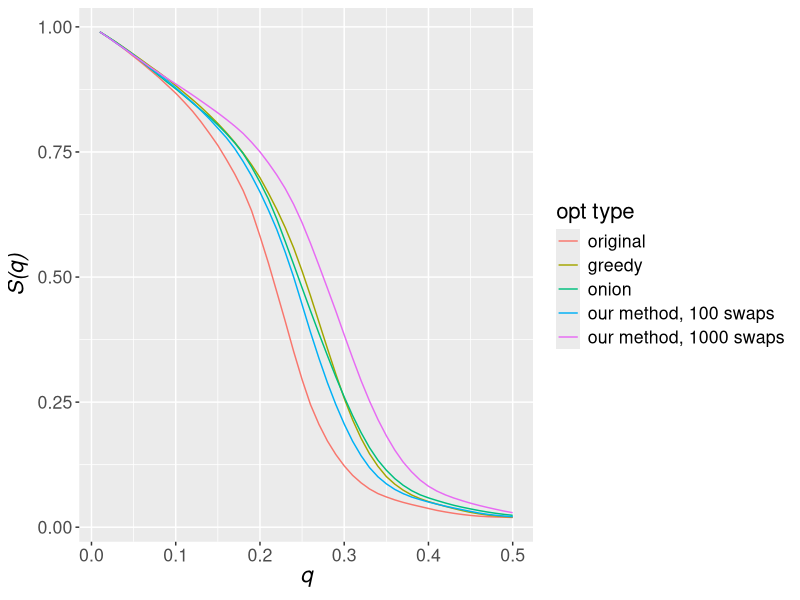

This chart was generated by the following R code:
library(reshape2)
library(ggplot2)

# reading and formatting csv for ggplot
data = read.csv('result.csv')[1:50,]
xcol = head(colnames(data), n=1)
ycol = tail(colnames(data), n=-1)
data <- melt(data, id.vars = xcol, measure.vars = ycol, na.rm=TRUE)

# ggplot
ggplot(data, aes(x=q, y=value, colour=as.factor(variable))) +
  geom_line(aes(group=variable)) +
  xlab(expression(italic('q'))) + ylab(expression(italic('S(q)'))) + # setting x and y labels
  labs(colour='opt type') + # setting legend title
  scale_colour_discrete(breaks=c('original', # setting order of legend
                                 'greedy',
                                 'onion',
                                 'new.100.swaps',
                                 'new.1000.swaps'),
                        labels=c('original', # setting label of legend
                               'greedy',
                               'onion',
                               'our method, 100 swaps',
                               'our method, 1000 swaps')) +
  theme(text = element_text(size=16))
